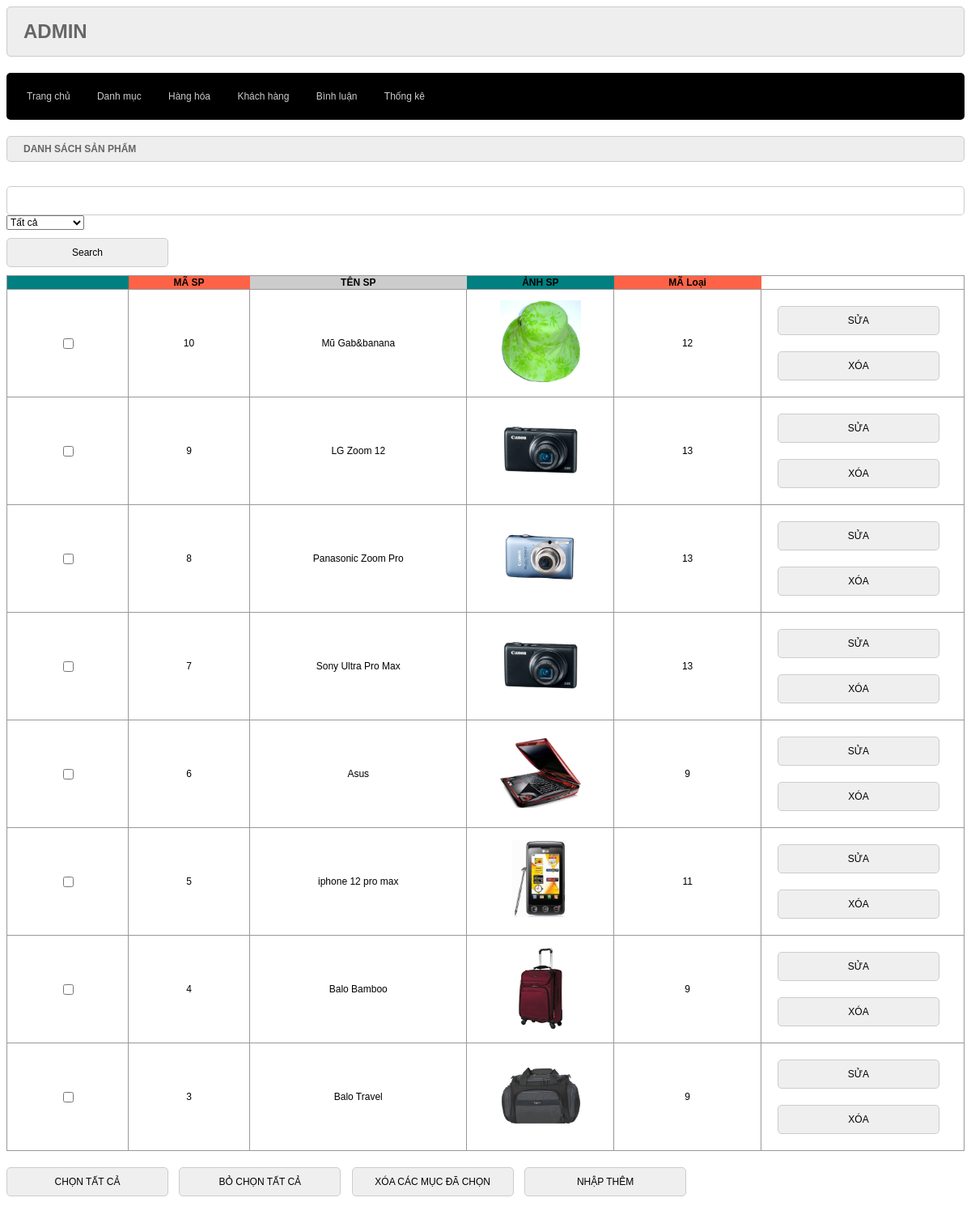
/admin/index.php?act=listsp, run on the app's committed database.
### tables this page shows
CREATE TABLE `hang_hoa` (
  `ma_hh` int(11) NOT NULL,
  `ten_hh` varchar(50) NOT NULL,
  `don_gia` double(10,2) NOT NULL,
  `giam_gia` double(10,2) NOT NULL DEFAULT 0.00,
  `hinh` varchar(50) NOT NULL,
  `ngay_nhap` date NOT NULL,
  `mo_ta` text DEFAULT NULL,
  `dac_biet` bit(1) NOT NULL,
  `so_luot_xem` int(11) NOT NULL DEFAULT 0,
  `ma_loai` int(10) NOT NULL
);

### model/pdo.php (called while the page is built, shortened)
<?php
function pdo_get_connection()
{
    $dburl = "mysql:host=localhost;dbname=xshop;charset=utf8";
    $username = 'root';
    $password = '';
    $conn = new PDO($dburl, $username, $password);
    $conn->setAttribute(PDO::ATTR_ERRMODE, PDO::ERRMODE_EXCEPTION);
    return $conn;
}
function pdo_query($sql)
{
    $sql_args = array_slice(func_get_args(), 1);
    try {
        $conn = pdo_get_connection();
        $stmt = $conn->prepare($sql);
        $stmt->execute($sql_args);
        $rows = $stmt->fetchAll();
        return $rows;
    } catch (PDOException $e) {
        throw $e;
    } finally {
        unset($conn);
    }
}

### model/sanpham.php (called while the page is built, shortened)
<?php
function filter_sanpham($id, $keyword)
{
    $sql = "select * from `hang_hoa` where 1";
    $sql .= " order by `ma_hh` desc";
    $sanpham = pdo_query($sql);
    return $sanpham;
}
?>

### admin/sanpham/list.php (the view, shortened to what this page needs)
<div class="row">
    <div class="row formtitle">
        <h1>DANH SÁCH SẢN PHẨM</h1>
    </div>
    <div class="row formcontent">
        <div class="row mb10 formds">
            <form action="index.php?act=listsp" method="post">
                <input type="text" name="keyword">
                <select name="iddm" id="">
                    <option value="0">Tất cả</option>
                </select><br>
                <input type="submit" name="filter" value="Search">
            </form>
            <table>
                <tr>
                    <th></th>
                    <th>MÃ SP</th>
                    <th>TÊN SP</th>
                    <th>ẢNH SP</th>
                    <th>MÃ Loại</th>
                </tr>
                <form action="index.php?act=delAllSp" method="post">
                <?php
                foreach ($sanpham as $item) {
                    ?>
                    <tr>
                        <td><input type="checkbox" name="delItem[]" value="<?php echo $item['ma_hh'] ?>"></td>
                        <td>
                            <?php echo $item['ma_hh'] ?>
                        </td>
                        <td>
                            <?php echo $item['ten_hh'] ?>
                        </td>
                        <td>
                            <img src="../upload/<?php echo $item['hinh'] ?>" alt="" width="100px">
                        </td>
                        <td>
                            <?php echo $item['ma_loai'] ?>
                        </td>
                        <td><a href="index.php?act=suasp&id=<?php echo $item['ma_hh'] ?>"><input type="button" name=""
                            value="SỬA"></a><a href="index.php?act=xoasp&id=<?php echo $item['ma_hh'] ?>"><input
                            type="button" name="" value="XÓA" onclick="return confirm('Bạn có chắc chắn muốn xóa')"></a></td>
                    </tr>
                    <?php
                }
                ?>
            </table>
        </div>
        <div class="row mb10">
            <input type="button" value="CHỌN TẤT CẢ" id="selectAll">
            <input type="button" value="BỎ CHỌN TẤT CẢ" id="unselectAll">
            <input type="submit" value="XÓA CÁC MỤC ĐÃ CHỌN" name="delAll" id="delAll" onclick="return confirm('Bạn có chắc chắn muốn xóa')">
            <a href="index.php?act=addsp"><input type="button" value="NHẬP THÊM"></a>
        </div>
    </div>
</div>
</div>

### admin/header.php (shortened to what this page needs)
<!DOCTYPE html>
<html lang="en">
<head>
    <link rel="stylesheet" href="css/style.css">
</head>
<body>
    <div class="boxcontainer">
        <div class="row mb headeradmin">
            <h1>ADMIN</h1>
        </div>
        <div class="row mb menu">
            <ul>
                <li><a href="index.php">Trang chủ</a></li>
                <li><a href="index.php?act=listdm">Danh mục</a></li>
                <li><a href="index.php?act=listsp">Hàng hóa</a></li>
                <li><a href="index.php?act=dskh">Khách hàng</a></li>
                <li><a href="index.php?act=dsbl">Bình luận</a></li>
                <li><a href="index.php?act=thongke">Thống kê</a></li>
            </ul>
        </div>

### admin/index.php (shortened to what this page needs)
<?php
include "../model/pdo.php";
include "../model/sanpham.php";
include "header.php";
if (isset($_GET['act'])) {
    $act = $_GET['act'];
    switch ($act) {
        case "listsp":
            if (isset($_POST['filter']) && $_POST['filter']) {
                $id = $_POST['iddm'];
                $search = $_POST['keyword'];
            } else {
                $id = 0;
                $search = "";
            }
            $sanpham = filter_sanpham($id, $search);
            include "sanpham/list.php";
            break;
    }
} else {
    include "home.php";
}
include "footer.php";

### admin/footer.php (shortened to what this page needs)
</body>
</html>

### admin/css/style.css (style rules this page uses)
* { box-sizing: border-box; font-family: sans-serif; font-size: 1vw; }
.boxcontainer { margin: 0 auto; }
.row { float: left; width: 100%; }
.row li { list-style: none; }
.mb10 { margin-bottom: 10px; }
.mb { margin-bottom: 20px; }
.menu { background: #000; font-size: 0.8vw; color: aliceblue; border-radius: 5px; }
.menu ul { padding: 10px 10px; }
.menu ul li { display: inline; list-style-type: none; padding: 0px 15px; }
.menu ul li a { text-decoration: none; color: #ccc; transition: 0.5s; }
input[type="text"],input[type="password"],input[type="email"] { width: 100%; border: 1px solid #ccc; padding: 10px; border-radius: 5px; }
.formtk input[type="submit"], .formcontent input[type="submit"], .formcontent input[type="reset"], .formcontent input[type="button"] { min-width: 200px; border: 1px solid #ccc; padding: 10px; border-radius: 5px; }
input[type="submit"],input[type="reset"],input[type="button"] { min-width: 200px; border: 1px solid #ccc; padding: 10px; border-radius: 5px; margin: 10px 10px 10px 0; cursor: pointer; }
.headeradmin { background-color: #eee; border: 1px solid #ccc; color: #666; border-radius: 5px; padding: 0px 20px; }
.headeradmin h1 { font-size: 2vw; }
.formtitle { background-color: #eee; border: 1px solid #ccc; color: #666; border-radius: 5px; padding: 0px 20px; }
.formcontent { padding: 20px 0; }
.formds table { width: 100%; border-collapse: collapse; border: 1px solid #999; }
.formds table th:nth-child(1) { width: 5%; background-color: teal; }
.formds table th:nth-child(2) { width: 10%; background-color: tomato; }
.formds table th:nth-child(3) { width: 40%; background-color: #ccc; }
.formds table th:nth-child(4) { width: 20%; background-color: teal; }
.formds table th:nth-child(5) { width: 20%; background-color: tomato; }
.formds table td { padding: 10px 20px; border: 1px solid #999; min-width: 150px; text-align: center; }

### data on the page
hang_hoa: ma_hh "10", ten_hh "Mũ Gab&banana", hinh (picture), ma_loai "12"
hang_hoa: ma_hh "9", ten_hh "LG Zoom 12", hinh (picture), ma_loai "13"
hang_hoa: ma_hh "8", ten_hh "Panasonic Zoom Pro", hinh (picture), ma_loai "13"
hang_hoa: ma_hh "7", ten_hh "Sony Ultra Pro Max", hinh (picture), ma_loai "13"
hang_hoa: ma_hh "6", ten_hh "Asus", hinh (picture), ma_loai "9"
hang_hoa: ma_hh "5", ten_hh "iphone 12 pro max", hinh (picture), ma_loai "11"
hang_hoa: ma_hh "4", ten_hh "Balo Bamboo", hinh (picture), ma_loai "9"
hang_hoa: ma_hh "3", ten_hh "Balo Travel", hinh (picture), ma_loai "9"
